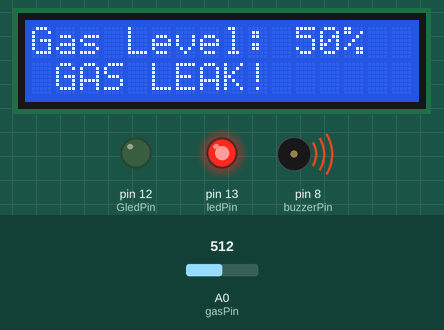
Recording of a sketch running on a simulated Arduino Uno, built with avr-gcc and run on an emulated ATmega328P. Parts: 16×2 character LCD, output pins drawn as LEDs (lit = HIGH), buzzer (waves = sounding). The test bench sets the inputs (shaded band); at power-on: A0 (gasPin) = 512. What the sketch prints to the serial monitor is not drawn.

Above: at 3.2 s.
3.3 s: A0 (gasPin) set to 470
At 4.3 s:
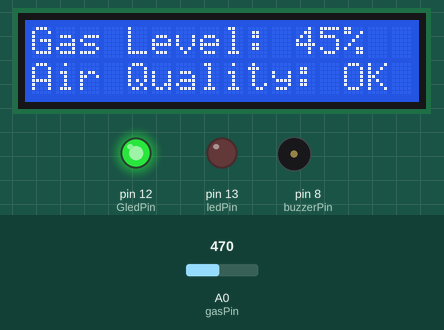
5.1 s: A0 (gasPin) set to 511
At 5.9 s:
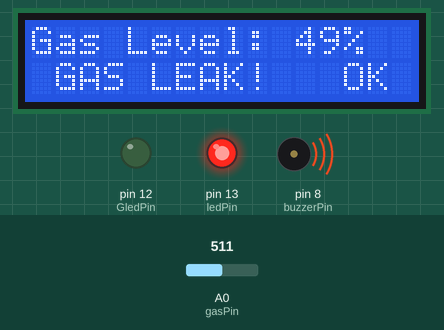
7.1 s: A0 (gasPin) set to 306
At 8.3 s:
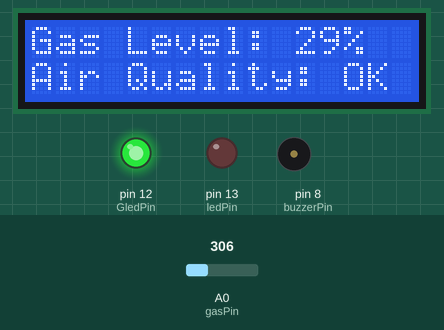
Timing chart, 0 to 10.1 s (numbered marks = the images above; inputs shaded):
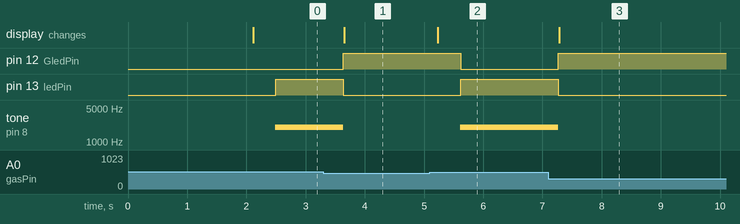

Measured:
- the behaviour switches between 481 and 480 on A0 (gasPin) (found by bisection; images 0 and 1)
- after the input at 3.3 s, pin 12 (GledPin): LOW → HIGH after 0.33 s; pin 13 (ledPin): HIGH → LOW after 0.33 s; tone on pin 8 (buzzerPin): 2000 Hz → silent after 0.33 s; the display: changes after 0.35 s (image 1)
- after the input at 5.1 s, pin 12 (GledPin): HIGH → LOW after 0.52 s; pin 13 (ledPin): LOW → HIGH after 0.52 s; tone on pin 8 (buzzerPin): silent → 2000 Hz after 0.51 s; the display: changes after 0.13 s (image 2)
- after the input at 7.1 s, pin 12 (GledPin): LOW → HIGH after 0.17 s; pin 13 (ledPin): HIGH → LOW after 0.17 s; tone on pin 8 (buzzerPin): 2000 Hz → silent after 0.17 s; the display: changes after 0.18 s (image 3)

The sketch:

sketch.ino
```cpp
#include <Wire.h>
#include <LiquidCrystal_I2C.h>

LiquidCrystal_I2C lcd(0x27, 16, 2);


const int gasPin = A0;
const int buzzerPin = 8;
const int ledPin = 13;
const int GledPin = 12;

int thereGas = 480;
void setup() {
  pinMode(gasPin, INPUT);
  pinMode(buzzerPin, OUTPUT);
  pinMode(ledPin, OUTPUT);
  pinMode(GledPin, OUTPUT);


  // LCD

  lcd.init();
  lcd.backlight();

  Serial.begin(9600);

  lcd.setCursor(0, 0);
  lcd.print("System Starting");
  delay(2000);
  lcd.clear();

}

void loop() {
  int sensorValue = analogRead(gasPin);
  Serial.print("Gas Level: ");
  Serial.println(sensorValue);
  int gasPercent = map(sensorValue, 0, 1023, 0, 100);
  lcd.setCursor(0, 0);
  lcd.print("Gas Level: ");
  lcd.print(gasPercent);
  lcd.print("%   ");


  if (sensorValue > thereGas) {
    lcd.setCursor(0, 1);
    lcd.print(" GAS LEAK!   ");
    for (int i = 500; i <= 2000; i = i + 20) {
      tone(buzzerPin, i);
      delay(5);
    }

    digitalWrite(ledPin, HIGH);
    digitalWrite(GledPin, LOW);

  } else {
    noTone(buzzerPin);
    digitalWrite(ledPin, LOW);
    digitalWrite(GledPin, HIGH);

    lcd.setCursor(0, 1);
    lcd.print("Air Quality: OK ");


  }
  delay(100);
}
```
